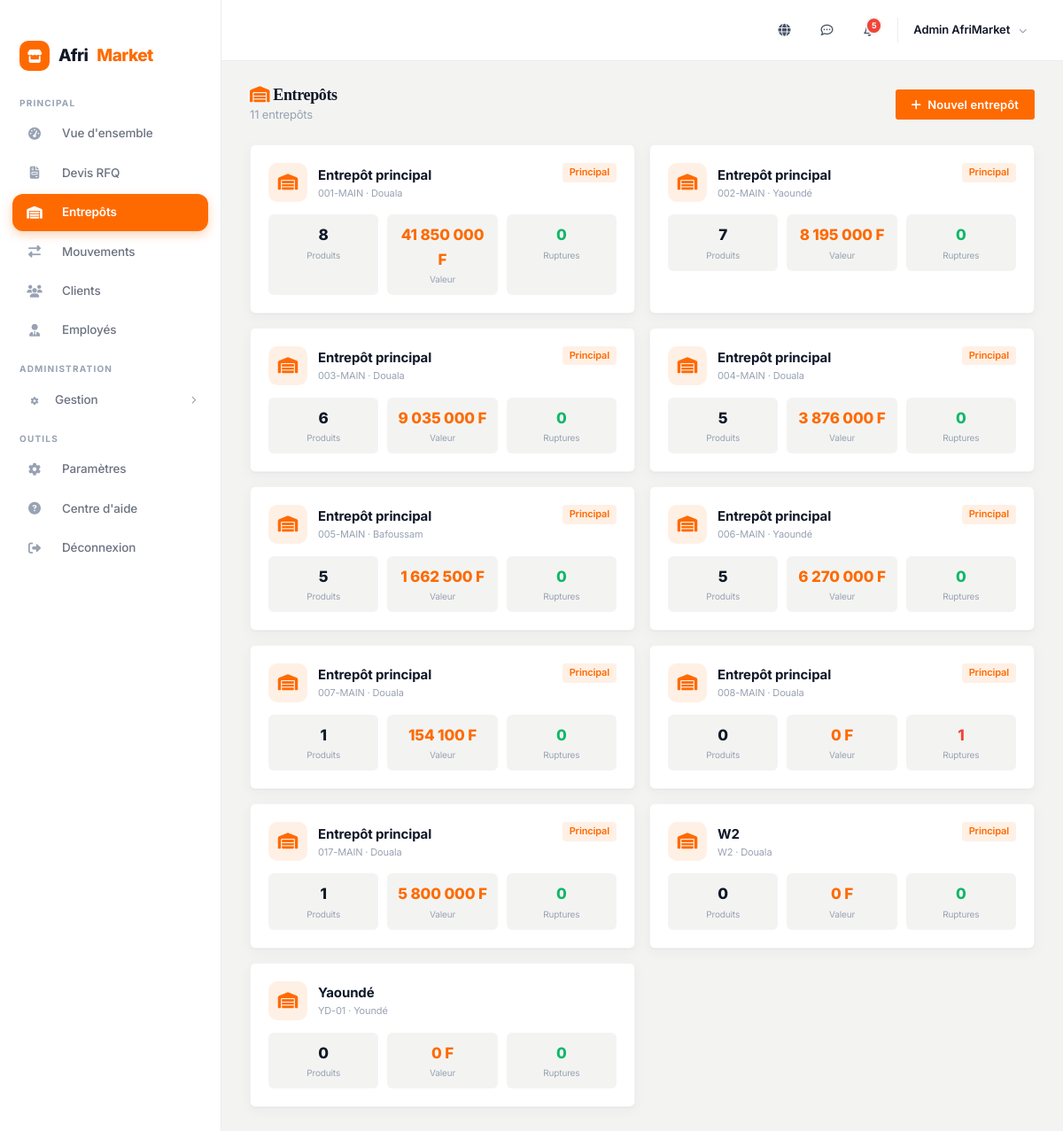
The app's page /fr/dashboard/entrepots/ (signed in) with its own data.
### accounts/models.py (models this page shows, shortened)
class User(AbstractUser):
    ROLE_CHOICES = [
        ('buyer', 'Acheteur'),
        ('seller', 'Vendeur'),
        ('admin', 'Administrateur'),
    ]
    role = models.CharField(max_length=10, choices=ROLE_CHOICES, default='buyer')
    phone = models.CharField(max_length=20, blank=True)
    avatar = models.ImageField(upload_to='avatars/', blank=True, null=True)
    address = models.TextField(blank=True)
    city = models.CharField(max_length=100, blank=True)
    country = models.CharField(max_length=100, default='Cameroun')
    is_verified = models.BooleanField(default=False)
    @property
    def store(self):
        return self.stores.first()
    @property
    def is_seller(self):
        return self.role == 'seller'
    @property
    def display_name(self):
        return self.get_full_name() or self.username

### inventory/models.py (models this page shows, shortened)
class Warehouse(models.Model):
    store = models.ForeignKey('store.Store', on_delete=models.CASCADE, related_name='warehouses')
    linked_stores = models.ManyToManyField('store.Store', blank=True, related_name='linked_warehouses',
                                           help_text='Boutiques supplémentaires alimentées par cet entrepôt')
    name = models.CharField(max_length=100)
    code = models.CharField(max_length=20, help_text='Ex: DLA-01')
    address = models.TextField(blank=True)
    city = models.CharField(max_length=100, default='Douala')
    manager = models.ForeignKey(settings.AUTH_USER_MODEL, on_delete=models.SET_NULL, null=True, blank=True, related_name='managed_warehouses')
    is_default = models.BooleanField(default=False)
    is_active = models.BooleanField(default=True)
    created_at = models.DateTimeField(auto_now_add=True)
    class Meta:
        unique_together = ('store', 'code')
        ordering = ['-is_default', 'name']
    @property
    def total_products(self):
        return self.stocks.filter(quantity__gt=0).count()
    @property
    def stock_value(self):
        return sum(int(s.product.price) * s.quantity for s in self.stocks.select_related('product'))
    @property
    def out_of_stock_count(self):
        return self.stocks.filter(quantity=0).count()

class ProductStock(models.Model):
    product = models.ForeignKey('catalog.Product', on_delete=models.CASCADE, related_name='warehouse_stocks')
    warehouse = models.ForeignKey(Warehouse, on_delete=models.CASCADE, related_name='stocks')
    quantity = models.PositiveIntegerField(default=0)
    low_stock_threshold = models.PositiveIntegerField(default=5)
    class Meta:
        unique_together = ('product', 'warehouse')

### catalog/models.py (models this page shows, shortened)
class Product(models.Model):
    store = models.ForeignKey('store.Store', on_delete=models.CASCADE, related_name='products')
    category = models.ForeignKey(Category, on_delete=models.CASCADE, related_name='products')
    name = models.CharField(max_length=500)
    slug = models.SlugField(max_length=500, unique=True)
    description = models.TextField()
    specifications = models.TextField(blank=True, help_text='One per line: Key: Value')
    price = models.DecimalField(max_digits=12, decimal_places=0)
    old_price = models.DecimalField(max_digits=12, decimal_places=0, null=True, blank=True)
    min_order = models.IntegerField(default=1, help_text='Minimum order quantity')
    bulk_price = models.DecimalField(max_digits=12, decimal_places=0, null=True, blank=True)
    bulk_min_qty = models.IntegerField(default=10)
    stock = models.PositiveIntegerField(default=0)
    low_stock_threshold = models.PositiveIntegerField(default=5, help_text='Seuil d\'alerte stock faible')
    sku = models.CharField(max_length=50, blank=True)
    image = models.ImageField(upload_to='products/', blank=True, null=True)
    image_2 = models.ImageField(upload_to='products/', blank=True, null=True)
    image_3 = models.ImageField(upload_to='products/', blank=True, null=True)
    image_4 = models.ImageField(upload_to='products/', blank=True, null=True)
    colors = models.CharField(max_length=300, blank=True, help_text='Comma separated')
    sizes = models.CharField(max_length=300, blank=True, help_text='Comma separated')
    weight = models.CharField(max_length=50, blank=True)
    origin = models.CharField(max_length=100, default='Cameroun')
    is_active = models.BooleanField(default=True)
    is_featured = models.BooleanField(default=False)
    is_flash_deal = models.BooleanField(default=False)
    flash_deal_end = models.DateTimeField(null=True, blank=True)
    views_count = models.IntegerField(default=0)
    orders_count = models.IntegerField(default=0)
    created_at = models.DateTimeField(auto_now_add=True)
    updated_at = models.DateTimeField(auto_now=True)
    class Meta:
        ordering = ['-created_at']

### dashboard/views.py (the view, shortened to what this page needs)
# urls.py: path('entrepots/', views.dash_warehouses, name='warehouses'),
@login_required
@seller_or_admin_required
def dash_warehouses(request):
    from inventory.models import Warehouse
    store = getattr(request.user, 'store', None)
    is_admin = request.user.is_superuser or request.user.role == 'admin'
    warehouses = Warehouse.objects.all() if is_admin else (store.warehouses.all() if store else Warehouse.objects.none())
    other_stores = Store.objects.filter(owner=request.user).exclude(pk=store.pk) if store else []
    return render(request, 'dashboard/warehouses.html', {
        'warehouses': warehouses,
        'other_stores': other_stores,
    })

### cart/context_processors.py (called while the page is built)
def cart_context(request):
    cart = get_cart(request)
    count = sum(item.get('quantity', 0) for item in cart.values())
    total = sum(item.get('price', 0) * item.get('quantity', 0) for item in cart.values())
    return {'cart_count': count, 'cart_total': total}

### cart/utils.py (called while the page is built, shortened)
def get_cart(request):
    if request.user.is_authenticated:
        cart = {}
        return cart
    return request.session.get('cart', {})

### catalog/context_processors.py (called while the page is built)
def categories_context(request):
    wishlist_count = 0
    if request.user.is_authenticated:
        wishlist_count = Wishlist.objects.filter(user=request.user).count()
    return {
        'nav_categories': Category.objects.filter(parent__isnull=True, is_active=True).prefetch_related('children')[:10],
        'wishlist_count': wishlist_count,
    }

### dashboard/views.py (called while the page is built)
def seller_or_admin_required(view_func):
    @wraps(view_func)
    def wrapper(request, *args, **kwargs):
        user = request.user
        is_admin = user.is_superuser or user.role == 'admin'
        is_seller = user.is_seller and hasattr(user, 'store')
        is_member = user.store_memberships.filter(is_active=True).exists()
        if not (is_admin or is_seller or is_member):
            django_messages.error(request, "Accès réservé aux vendeurs et administrateurs.")
            return redirect('dashboard:index')
        return view_func(request, *args, **kwargs)
    return wrapper

### messaging/context_processors.py (called while the page is built)
def unread_messages_count(request):
    if request.user.is_authenticated:
        user_conversations = Conversation.objects.filter(
            Q(buyer=request.user) | Q(seller=request.user)
        ).values_list('id', flat=True)
        unread_count = Message.objects.filter(
            conversation_id__in=user_conversations,
            is_read=False
        ).exclude(
            sender=request.user
        ).count()
        return {'unread_messages_count': unread_count}
    return {'unread_messages_count': 0}

### templates/dashboard/warehouses.html (shortened to what this page needs)
{% extends 'dashboard/base.html' %}{% load humanize %}
{% block dash %}
<div class="dash-header">
    <div>
        <h1><i class="fa-solid fa-warehouse" style="color:var(--dash-accent);"></i> Entrepôts</h1>
        <p style="font-size:13px;color:var(--dash-text3);">{{ warehouses|length }} entrepôt{{ warehouses|length|pluralize:"s" }}</p>
    </div>
    <button type="button" class="btn btn-orange" onclick="document.getElementById('whModal').classList.add('open')"><i class="fa-solid fa-plus"></i> Nouvel entrepôt</button>
</div>
<div class="wh-grid">
    {% for wh in warehouses %}
    <a href="{% url 'dashboard:warehouse_detail' wh.pk %}" class="wh-card" style="text-decoration:none;color:inherit;">
        <div style="display:flex;justify-content:space-between;align-items:start;margin-bottom:14px;">
            <div style="display:flex;align-items:center;gap:12px;">
                <div style="width:44px;height:44px;border-radius:10px;background:rgba(255,106,0,.1);color:var(--dash-accent);display:flex;align-items:center;justify-content:center;font-size:18px;"><i class="fa-solid fa-warehouse"></i></div>
                <div>
                    <div style="font-weight:700;font-size:15px;">{{ wh.name }}</div>
                    <div style="font-size:11px;color:var(--dash-text3);">{{ wh.code }} · {{ wh.city }}</div>
                </div>
            </div>
            {% if wh.is_default %}<span class="tag tag-orange">Principal</span>{% endif %}
        </div>
        <div style="display:grid;grid-template-columns:1fr 1fr 1fr;gap:10px;text-align:center;">
            <div style="background:var(--dash-bg);border-radius:6px;padding:10px;">
                <div style="font-size:17px;font-weight:800;">{{ wh.total_products }}</div>
                <div style="font-size:10px;color:var(--dash-text3);">Produits</div>
            </div>
            <div style="background:var(--dash-bg);border-radius:6px;padding:10px;">
                <div style="font-size:17px;font-weight:800;color:var(--dash-accent);">{{ wh.stock_value|intcomma }} F</div>
                <div style="font-size:10px;color:var(--dash-text3);">Valeur</div>
            </div>
            <div style="background:var(--dash-bg);border-radius:6px;padding:10px;">
                <div style="font-size:17px;font-weight:800;color:{% if wh.out_of_stock_count %}var(--dash-red){% else %}var(--dash-green){% endif %};">{{ wh.out_of_stock_count }}</div>
                <div style="font-size:10px;color:var(--dash-text3);">Ruptures</div>
            </div>
        </div>
    </a>
    {% endfor %}
</div>
{% endblock %}

### templates/dashboard/base.html (shortened to what this page needs)
{% load static %}{% load humanize %}<!DOCTYPE html><html lang="fr"><head><meta charset="UTF-8"><meta name="viewport" content="width=device-width,initial-scale=1.0"><title>{% block title %}Dashboard{% endblock %} — AfriMarket</title>
<link rel="stylesheet" href="https://cdnjs.cloudflare.com/ajax/libs/font-awesome/6.5.1/css/all.min.css">
<link rel="stylesheet" href="{% static 'css/style.css' %}">
</head><body>
<div class="dash-layout">
<aside class="dash-sidebar" id="dashSidebar">
<div class="dash-sidebar-logo"><div class="logo-icon"><i class="fa-solid fa-store"></i></div>Afri<span>Market</span></div>
<div class="dash-sidebar-label">Principal</div>
<nav class="dash-nav">
<a href="{% url 'dashboard:index' %}" class="{% if request.resolver_match.url_name == 'index' %}active{% endif %}"><span class="nav-icon"><i class="fa-solid fa-gauge-high"></i></span> Vue d'ensemble</a>
<a href="{% url 'dashboard:rfqs' %}" class=""><span class="nav-icon"><i class="fa-solid fa-file-invoice"></i></span> Devis RFQ</a>
<a href="{% url 'dashboard:warehouses' %}" class="{% if 'warehouse' in request.resolver_match.url_name %}active{% endif %}"><span class="nav-icon"><i class="fa-solid fa-warehouse"></i></span> Entrepôts</a>
<a href="{% url 'dashboard:transfers' %}" class="{% if 'transfer' in request.resolver_match.url_name %}active{% endif %}"><span class="nav-icon"><i class="fa-solid fa-right-left"></i></span> Mouvements</a>
<a href="{% url 'dashboard:customers' %}" class="{% if request.resolver_match.url_name == 'customers' %}active{% endif %}"><span class="nav-icon"><i class="fa-solid fa-users"></i></span> Clients</a>
<a href="{% url 'dashboard:employees' %}" class="{% if request.resolver_match.url_name == 'employees' %}active{% endif %}"><span class="nav-icon"><i class="fa-solid fa-user-tie"></i></span> Employés</a>
</nav>
{% if request.user.is_superuser or request.user.role == 'admin' %}
<div class="dash-sidebar-label">Administration</div>
<nav class="dash-nav">
<div class="nav-menu-toggle" onclick="toggleMenu(this)">
<div><span class="nav-icon"><i class="fa-solid fa-gear"></i></span> Gestion</div>
<i class="fa-solid fa-chevron-right"></i>
</div>
</nav>
{% endif %}
<div class="dash-sidebar-label">Outils</div>
<nav class="dash-nav" style="flex:0;">
<a href="{% url 'accounts:profile' %}"><span class="nav-icon"><i class="fa-solid fa-gear"></i></span> Paramètres</a>
<a href="{% url 'faq' %}"><span class="nav-icon"><i class="fa-solid fa-circle-question"></i></span> Centre d'aide</a>
<a href="{% url 'accounts:logout' %}"><span class="nav-icon"><i class="fa-solid fa-right-from-bracket"></i></span> Déconnexion</a>
</nav>
</aside>
<div class="dash-content-wrapper">
<div class="dash-navbar">
<div class="dash-navbar-right">
<div class="dash-navbar-icon" style="position:relative;" id="languageSelector">
<i class="fa-solid fa-globe"></i>
</div>
<a href="{% url 'messaging:inbox' %}" class="dash-navbar-icon" id="messagesIcon" title="Messages">
<i class="fa-regular fa-comment-dots"></i>
</a>
<a href="#" class="dash-navbar-icon" title="Notifications">
<span class="badge">5</span>
</a>
<div class="dash-user-menu">
<div class="dash-user-info" style="display:block;">
<div class="dash-user-name">{{ user.display_name }}</div>
</div>
<i class="fa-solid fa-chevron-down" style="font-size:9px;color:var(--dash-text3);"></i>
</div>
</div>
</div>
<div class="dash-main-content">
{% block dash %}{% endblock %}
</div>
</div>
</div>
</body></html>

### static/css/style.css (style rules this page uses)
:root { --orange:#ff6a00;--orange-dark:#e55d00;--orange-light:#fff3eb;--red:#f43f5e;--red-bg:#fff1f2;--green:#10b981;--green-bg:#ecfdf5;--blue:#3b82f6;--blue-bg:#eff6ff;--yellow:#f59e0b;--yellow-bg:#fffbeb;--purple:#8b5cf6;--bg:#f5f5f5;--white:#fff;--text:#1a1a1a;--text2:#555;--text3:#999;--border:#e5e5e5;--border2:#f0f0f0;--shadow:0 2px 8px rgba(0,0,0,.06);--shadow-lg:0 4px 24px rgba(0,0,0,.08);--radius:10px;--radius-sm:6px;--font:'Inter Tight',-apple-system,BlinkMacSystemFont,'Segoe UI',Roboto,sans-serif;--font-display:'Fraunces',Georgia,'Times New Roman',serif;--max-w:1400px;--transition:all .2s ease; }
*,*::before,*::after { box-sizing:border-box;margin:0;padding:0; }
html { scroll-behavior:smooth }
body { font-family:var(--font);background:var(--bg);color:var(--text);line-height:1.6;-webkit-font-smoothing:antialiased;-moz-osx-font-smoothing:grayscale;font-size:14px;letter-spacing:-.01em }
a { color:inherit;text-decoration:none }
button { cursor:pointer;font-family:var(--font) }
h1,h2,h3,h4,h5 { font-family:var(--font-display);font-weight:500;line-height:1.2;letter-spacing:-.025em;font-variation-settings:"opsz" 144,"SOFT" 50 }
.btn { display:inline-flex;align-items:center;gap:6px;padding:8px 18px;border-radius:var(--radius-sm);font-weight:600;font-size:13px;transition:var(--transition);border:none }
.btn-orange { background:var(--orange);color:#fff }
.dash-layout { display:grid;grid-template-columns:240px 1fr;min-height:100vh }
.dash-sidebar { background:var(--white);border-right:1px solid var(--border2);padding:1.5rem 0 }
.dash-sidebar-logo { padding:0 1.2rem 1.5rem;font-size:1.2rem;font-weight:800;color:var(--orange) }
.dash-sidebar-logo span { color:var(--text) }
.dash-sidebar-label { padding:8px 1.2rem;font-size:11px;font-weight:600;text-transform:uppercase;letter-spacing:.08em;color:var(--text3) }
.dash-nav a { display:flex;align-items:center;gap:8px;padding:10px 1.2rem;font-size:13px;color:var(--text2);transition:var(--transition);border-left:3px solid transparent }
.dash-nav a.active { background:var(--orange-light);color:var(--orange);border-left-color:var(--orange);font-weight:600 }
.dash-nav .nav-icon { font-size:16px;width:20px;text-align:center }
.dash-header { display:flex;justify-content:space-between;align-items:center;margin-bottom:1.5rem }
.dash-header h1 { font-size:20px }
.tag { display:inline-flex;padding:2px 8px;border-radius:3px;font-size:11px;font-weight:600 }
.tag-orange { background:var(--orange-light);color:var(--orange) }

### templates/dashboard/warehouses.html (style rules this page uses)
.wh-grid { display: grid; grid-template-columns: repeat(auto-fill, minmax(300px, 1fr)); gap: 16px; }
.wh-card { background: var(--dash-card); border: 1px solid var(--dash-card-border); border-radius: 6px; padding: 20px; box-shadow: var(--dash-shadow); transition: var(--dash-transition); }

### records on screen
User: display_name "Admin AfriMarket"
Warehouse: name "Entrepôt principal", code "001-MAIN", city "Douala", is_default "Principal", total_products "8", stock_value "41 850 000", out_of_stock_count "0"
Warehouse: name "Entrepôt principal", code "002-MAIN", city "Yaoundé", is_default "Principal", total_products "7", stock_value "8 195 000", out_of_stock_count "0"
Warehouse: name "Entrepôt principal", code "003-MAIN", city "Douala", is_default "Principal", total_products "6", stock_value "9 035 000", out_of_stock_count "0"
Warehouse: name "Entrepôt principal", code "004-MAIN", city "Douala", is_default "Principal", total_products "5", stock_value "3 876 000", out_of_stock_count "0"
Warehouse: name "Entrepôt principal", code "005-MAIN", city "Bafoussam", is_default "Principal", total_products "5", stock_value "1 662 500", out_of_stock_count "0"
Warehouse: name "Entrepôt principal", code "006-MAIN", city "Yaoundé", is_default "Principal", total_products "5", stock_value "6 270 000", out_of_stock_count "0"
Warehouse: name "Entrepôt principal", code "007-MAIN", city "Douala", is_default "Principal", total_products "1", stock_value "154 100", out_of_stock_count "0"
Warehouse: name "Entrepôt principal", code "008-MAIN", city "Douala", is_default "Principal", total_products "0", stock_value "0", out_of_stock_count "1"
Warehouse: name "Entrepôt principal", code "017-MAIN", city "Douala", is_default "Principal", total_products "1", stock_value "5 800 000", out_of_stock_count "0"
Warehouse: name "W2", code "W2", city "Douala", is_default "Principal", total_products "0", stock_value "0", out_of_stock_count "0"
Warehouse: name "Yaoundé", code "YD-01", city "Youndé", total_products "0", stock_value "0", out_of_stock_count "0"

### other values on screen
{{ warehouses|length }} "11"
